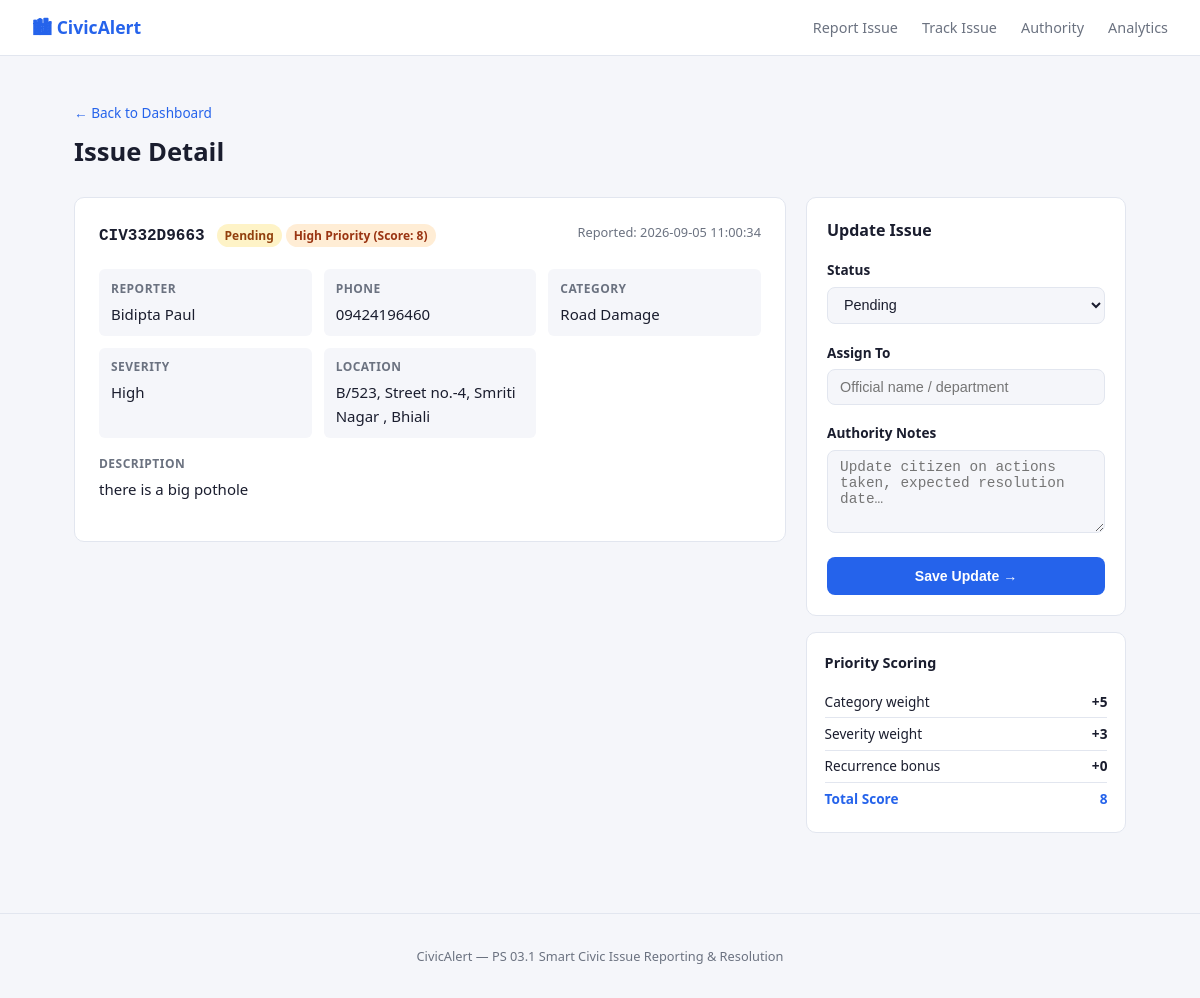
The app's page /admin/issue/CIV332D9663 with its own data.
### tables this page shows
CREATE TABLE issues (
        id          TEXT PRIMARY KEY,
        name        TEXT NOT NULL,
        phone       TEXT,
        category    TEXT NOT NULL,
        severity    TEXT NOT NULL,
        description TEXT NOT NULL,
        location    TEXT NOT NULL,
        photo       TEXT,
        status      TEXT DEFAULT 'Pending',
        priority_score INTEGER DEFAULT 0,
        priority_label TEXT DEFAULT 'Low',
        assigned_to TEXT,
        admin_notes TEXT,
        created_at  TEXT NOT NULL,
        updated_at  TEXT NOT NULL
    );

### app.py (the view, shortened to what this page needs)
@app.route('/admin/issue/<issue_id>', methods=['GET', 'POST'])
def admin_issue(issue_id):
    conn = get_db()
    issue = conn.execute('SELECT * FROM issues WHERE id=?', (issue_id,)).fetchone()
    conn.close()
    if not issue:
        flash('Issue not found.', 'error')
        return redirect(url_for('admin'))
    return render_template('issue_detail.html', issue=issue)

### app.py (called while the page is built)
def get_db():
    conn = sqlite3.connect(DB_PATH)
    conn.row_factory = sqlite3.Row
    return conn

### templates/issue_detail.html (shortened to what this page needs)
{% extends "base.html" %}
{% block content %}
<div class="page-header">
  <a href="{{ url_for('admin') }}" class="back-link">← Back to Dashboard</a>
  <h1>Issue Detail</h1>
</div>
<div class="detail-layout">
  <div class="detail-main">
    <div class="issue-card">
      <div class="issue-card-header">
        <div>
          <span class="issue-id">{{ issue.id }}</span>
          <span class="badge badge-{{ issue.status | lower | replace(' ','_') }}">{{ issue.status }}</span>
          <span class="badge badge-priority-{{ issue.priority_label | lower }}">
            {{ issue.priority_label }} Priority (Score: {{ issue.priority_score }})
          </span>
        </div>
        <div class="issue-meta">Reported: {{ issue.created_at }}</div>
      </div>
      <div class="detail-grid">
        <div class="detail-item"><span class="label">Reporter</span><span>{{ issue.name }}</span></div>
        {% if issue.phone %}<div class="detail-item"><span class="label">Phone</span><span>{{ issue.phone }}</span></div>{% endif %}
        <div class="detail-item"><span class="label">Category</span><span>{{ issue.category }}</span></div>
        <div class="detail-item"><span class="label">Severity</span><span>{{ issue.severity }}</span></div>
        <div class="detail-item"><span class="label">Location</span><span>{{ issue.location }}</span></div>
      </div>
      <div class="detail-section">
        <span class="label">Description</span>
        <p>{{ issue.description }}</p>
      </div>
    </div>
  </div>
  <div class="detail-sidebar">
    <div class="update-card">
      <h2>Update Issue</h2>
      <form method="POST">
        <div class="form-group">
          <label for="status">Status</label>
          <select id="status" name="status" required>
            {% for s in ['Pending','In Progress','Resolved','Closed'] %}
            <option {{ 'selected' if issue.status==s }}>{{ s }}</option>
            {% endfor %}
          </select>
        </div>
        <div class="form-group">
          <label for="assigned_to">Assign To</label>
          <input type="text" id="assigned_to" name="assigned_to"
                 value="{{ issue.assigned_to or '' }}"
                 placeholder="Official name / department"/>
        </div>
        <div class="form-group">
          <label for="admin_notes">Authority Notes</label>
          <textarea id="admin_notes" name="admin_notes" rows="4"
                    placeholder="Update citizen on actions taken, expected resolution date…">{{ issue.admin_notes or '' }}</textarea>
        </div>
        <button type="submit" class="btn btn-primary btn-full">Save Update →</button>
      </form>
    </div>
    <div class="priority-box">
      <h3>Priority Scoring</h3>
      <div class="priority-row"><span>Category weight</span>
        <span class="score-val">+{{ {'Road Damage':5,'Flooding / Drain':5,'Power Outage':4,'Water Leakage':4,'Garbage Overflow':3,'Broken Streetlight':3}.get(issue.category, 2) }}</span>
      </div>
      <div class="priority-row"><span>Severity weight</span>
        <span class="score-val">+{{ {'High':3,'Medium':2,'Low':1}.get(issue.severity, 1) }}</span>
      </div>
      <div class="priority-row"><span>Recurrence bonus</span>
        <span class="score-val">+{{ issue.priority_score - ({'Road Damage':5,'Flooding / Drain':5,'Power Outage':4,'Water Leakage':4,'Garbage Overflow':3,'Broken Streetlight':3}.get(issue.category,2) + {'High':3,'Medium':2,'Low':1}.get(issue.severity,1)) }}</span>
      </div>
      <div class="priority-row total"><span>Total Score</span>
        <span class="score-val">{{ issue.priority_score }}</span>
      </div>
    </div>
  </div>
</div>
{% endblock %}

### static/style.css (style rules this page uses)
:root { --bg: #f5f6fa; --surface: #ffffff; --border: #e2e6ef; --text: #1a1d2e; --muted: #6b7280; --primary: #2563eb; --primary-h:#1d4ed8; --success: #16a34a; --warning: #d97706; --danger: #dc2626; --info: #0891b2; --radius: 8px; --shadow: 0 1px 4px rgba(0,0,0,.08); }
*, *::before, *::after { box-sizing: border-box; margin: 0; padding: 0; }
body { font-family: 'Segoe UI', system-ui, sans-serif; background: var(--bg); color: var(--text); font-size: 15px; line-height: 1.6; }
a { color: inherit; text-decoration: none; }
.page-header { margin-bottom: 1.5rem; }
.page-header h1 { font-size: 1.6rem; font-weight: 700; }
.back-link { font-size: .85rem; color: var(--primary); display: inline-block; margin-bottom: .5rem; }
.btn { display: inline-block; padding: .5rem 1.1rem; border-radius: var(--radius); font-size: .88rem; font-weight: 600; cursor: pointer; border: none; transition: background .15s, color .15s; }
.btn-primary { background: var(--primary); color: #fff; }
.btn-full { width: 100%; text-align: center; padding: .7rem; }
.badge { display: inline-block; padding: 2px 8px; border-radius: 20px; font-size: .75rem; font-weight: 600; }
.badge-pending { background:#fef3c7; color:#92400e; }
.badge-priority-high { background:#ffedd5; color:#9a3412; }
.form-group { margin-bottom: 1.1rem; }
.form-group label { display: block; font-size: .85rem; font-weight: 600; margin-bottom: .35rem; }
.form-group input, .form-group select, .form-group textarea { width: 100%; padding: .55rem .75rem; border: 1.5px solid var(--border); border-radius: var(--radius); font-size: .9rem; background: var(--bg); color: var(--text); transition: border-color .15s; }
.issue-card { background: var(--surface); border: 1px solid var(--border); border-radius: 10px; padding: 1.5rem; }
.issue-card-header { display: flex; justify-content: space-between; align-items: flex-start; margin-bottom: 1.25rem; flex-wrap: wrap; gap: .5rem; }
.issue-id { font-weight: 700; font-size: 1rem; font-family: monospace; margin-right: .5rem; }
.issue-meta { color: var(--muted); font-size: .8rem; }
.detail-grid { display: grid; grid-template-columns: repeat(auto-fill, minmax(200px,1fr)); gap: .75rem; margin-bottom: 1rem; }
.detail-item { background: var(--bg); border-radius: 6px; padding: .6rem .75rem; }
.detail-section { margin: 1rem 0; }
.label { display: block; font-size: .75rem; font-weight: 700; color: var(--muted); text-transform: uppercase; letter-spacing: .04em; margin-bottom: .25rem; }
.detail-layout { display: flex; gap: 1.25rem; align-items: flex-start; }
.detail-main { flex: 1; min-width: 0; }
.detail-sidebar { width: 320px; flex-shrink: 0; }
.update-card { background: var(--surface); border: 1px solid var(--border); border-radius: 10px; padding: 1.25rem; margin-bottom: 1rem; }
.update-card h2 { font-size: 1rem; font-weight: 700; margin-bottom: 1rem; }
.priority-box { background: var(--surface); border: 1px solid var(--border); border-radius: 10px; padding: 1.1rem; }
.priority-box h3 { font-size: .9rem; font-weight: 700; margin-bottom: .75rem; }
.priority-row { display: flex; justify-content: space-between; font-size: .85rem; padding: .3rem 0; border-bottom: 1px solid var(--border); }
.priority-row.total { border-bottom: none; font-weight: 700; color: var(--primary); }
.score-val { font-weight: 700; }

### records on screen
issues: id "CIV332D9663", status "Pending", priority_label "High", priority_score "8", created_at "2026-09-05 11:00:34", name "Bidipta Paul", phone "09424196460", category "Road Damage", severity "High", location "B/523, Street no.-4, Smriti Nagar , Bhiali", description "there is a big pothole", category "5", severity "3", priority_score+category+severity "0"

### other values on screen
form field status "Pending"
